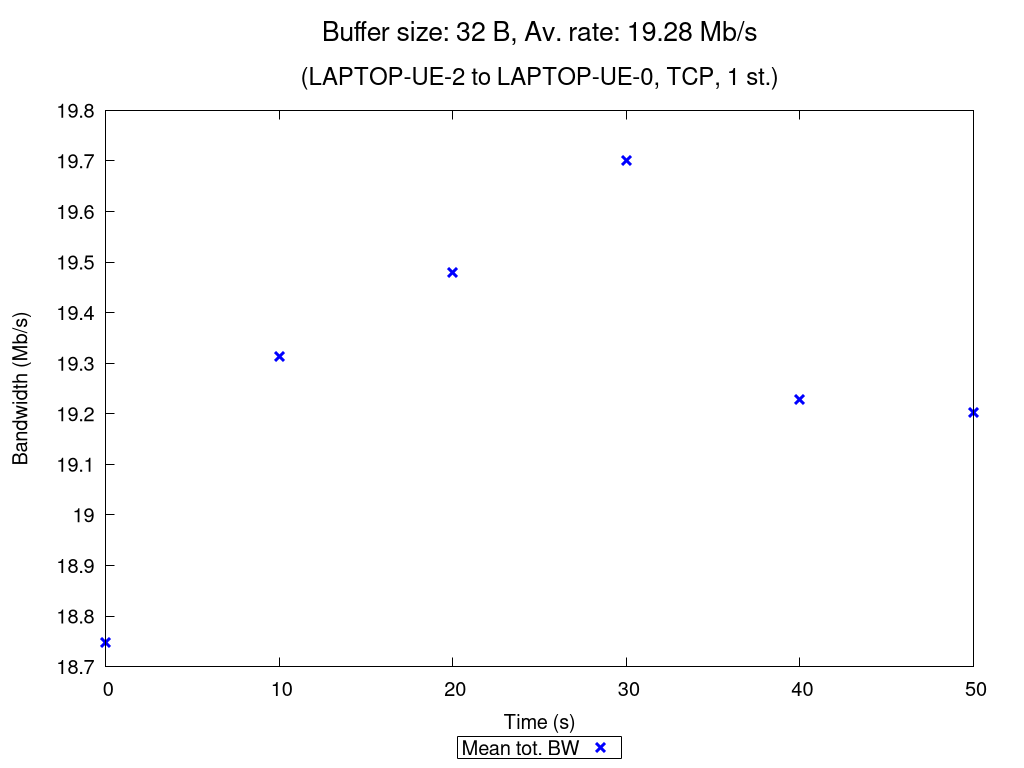

Source code (gnuplot):
set terminal pngcairo nocrop enhanced size 1024,768 font "Verdana,15"
set output "TCP_1_st_2020_10_18_01-57-48_two2one_00032B.png"

set title "{/=20 Buffer size: 32 B, Av. rate: 19.28 Mb/s}\n\n{/=18 (LAPTOP-UE-2 to LAPTOP-UE-0, TCP, 1 st.)}"

set xlabel "Time (s)"
set ylabel "Bandwidth (Mb/s)"
set ytics nomirror
set key bmargin center horizontal box samplen 1 width -1
set bmargin 4.6
set rmargin 4.5

rf = 1000000.0  # rate factor
set style fill transparent solid 0.2 noborder
set autoscale xfix
plot "TCP_1_st_2020_10_18_01-57-48_two2one_00032B_iperf_processed.dat" using 1:($2/rf-$3/rf):($2/rf+$3/rf) with filledcurves lc rgb "blue" notitle, \
     "" using 1:($2/rf) with points pt 2 ps 1.5 lw 3 lc rgb "blue" title "Mean tot. BW", \
